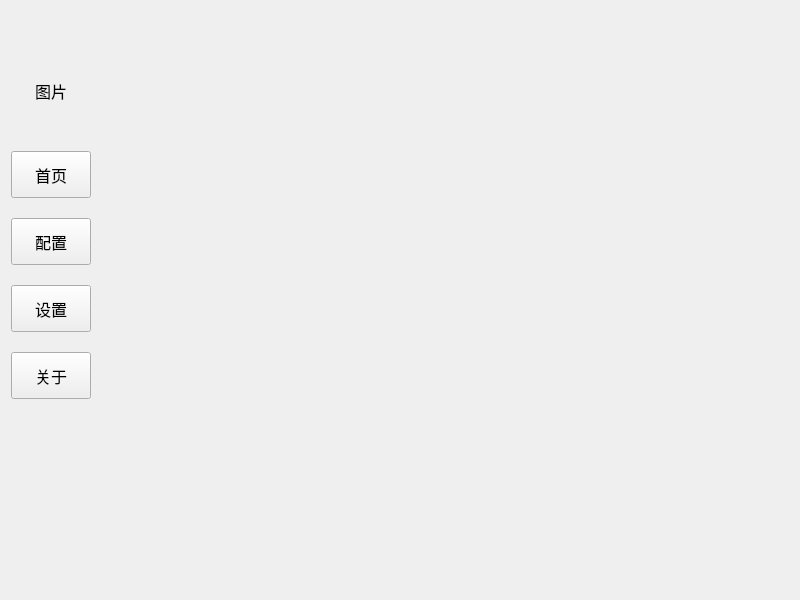
<?xml version="1.0" encoding="UTF-8"?>
<ui version="4.0">
 <class>DGLABClientClass</class>
 <widget class="QWidget" name="DGLABClientClass">
  <property name="geometry">
   <rect>
    <x>0</x>
    <y>0</y>
    <width>800</width>
    <height>600</height>
   </rect>
  </property>
  <property name="minimumSize">
   <size>
    <width>800</width>
    <height>600</height>
   </size>
  </property>
  <property name="maximumSize">
   <size>
    <width>800</width>
    <height>600</height>
   </size>
  </property>
  <property name="windowTitle">
   <string>DGLABClient</string>
  </property>
  <layout class="QVBoxLayout" name="verticalLayout_3">
   <property name="spacing">
    <number>0</number>
   </property>
   <property name="leftMargin">
    <number>0</number>
   </property>
   <property name="topMargin">
    <number>0</number>
   </property>
   <property name="rightMargin">
    <number>0</number>
   </property>
   <property name="bottomMargin">
    <number>0</number>
   </property>
   <item>
    <widget class="QWidget" name="all" native="true">
     <layout class="QHBoxLayout" name="horizontalLayout_5">
      <property name="spacing">
       <number>0</number>
      </property>
      <property name="leftMargin">
       <number>1</number>
      </property>
      <property name="topMargin">
       <number>1</number>
      </property>
      <property name="rightMargin">
       <number>1</number>
      </property>
      <property name="bottomMargin">
       <number>1</number>
      </property>
      <item>
       <widget class="QWidget" name="left_btns_bar" native="true">
        <layout class="QVBoxLayout" name="left_btn_bar">
         <property name="spacing">
          <number>20</number>
         </property>
         <property name="leftMargin">
          <number>10</number>
         </property>
         <property name="topMargin">
          <number>50</number>
         </property>
         <property name="rightMargin">
          <number>10</number>
         </property>
         <property name="bottomMargin">
          <number>200</number>
         </property>
         <item>
          <widget class="QLabel" name="main_image_label">
           <property name="minimumSize">
            <size>
             <width>80</width>
             <height>80</height>
            </size>
           </property>
           <property name="maximumSize">
            <size>
             <width>80</width>
             <height>80</height>
            </size>
           </property>
           <property name="font">
            <font>
             <pointsize>12</pointsize>
            </font>
           </property>
           <property name="text">
            <string>图片</string>
           </property>
           <property name="alignment">
            <set>Qt::AlignmentFlag::AlignCenter</set>
           </property>
          </widget>
         </item>
         <item>
          <widget class="QPushButton" name="main_first_btn">
           <property name="sizePolicy">
            <sizepolicy hsizetype="Minimum" vsizetype="Minimum">
             <horstretch>0</horstretch>
             <verstretch>0</verstretch>
            </sizepolicy>
           </property>
           <property name="font">
            <font>
             <pointsize>12</pointsize>
            </font>
           </property>
           <property name="text">
            <string>首页</string>
           </property>
          </widget>
         </item>
         <item>
          <widget class="QPushButton" name="main_config_btn">
           <property name="sizePolicy">
            <sizepolicy hsizetype="Minimum" vsizetype="Minimum">
             <horstretch>0</horstretch>
             <verstretch>0</verstretch>
            </sizepolicy>
           </property>
           <property name="font">
            <font>
             <pointsize>12</pointsize>
            </font>
           </property>
           <property name="text">
            <string>配置</string>
           </property>
          </widget>
         </item>
         <item>
          <widget class="QPushButton" name="main_setting_btn">
           <property name="sizePolicy">
            <sizepolicy hsizetype="Minimum" vsizetype="Minimum">
             <horstretch>0</horstretch>
             <verstretch>0</verstretch>
            </sizepolicy>
           </property>
           <property name="font">
            <font>
             <pointsize>12</pointsize>
            </font>
           </property>
           <property name="text">
            <string>设置</string>
           </property>
          </widget>
         </item>
         <item>
          <widget class="QPushButton" name="main_about_btn">
           <property name="sizePolicy">
            <sizepolicy hsizetype="Minimum" vsizetype="Minimum">
             <horstretch>0</horstretch>
             <verstretch>0</verstretch>
            </sizepolicy>
           </property>
           <property name="font">
            <font>
             <pointsize>12</pointsize>
            </font>
           </property>
           <property name="text">
            <string>关于</string>
           </property>
          </widget>
         </item>
        </layout>
       </widget>
      </item>
      <item>
       <widget class="QStackedWidget" name="stackedWidget">
        <widget class="QWidget" name="about_page"/>
        <widget class="QWidget" name="config_page"/>
        <widget class="QWidget" name="setting_page"/>
        <widget class="QWidget" name="first_page">
         <widget class="QWidget" name="about_page_btn_bar" native="true">
          <property name="geometry">
           <rect>
            <x>0</x>
            <y>90</y>
            <width>698</width>
            <height>100</height>
           </rect>
          </property>
          <layout class="QHBoxLayout" name="horizontalLayout">
           <property name="spacing">
            <number>50</number>
           </property>
           <property name="leftMargin">
            <number>50</number>
           </property>
           <property name="topMargin">
            <number>25</number>
           </property>
           <property name="rightMargin">
            <number>50</number>
           </property>
           <property name="bottomMargin">
            <number>25</number>
           </property>
           <item>
            <widget class="QPushButton" name="start_connect_btn">
             <property name="sizePolicy">
              <sizepolicy hsizetype="Minimum" vsizetype="Minimum">
               <horstretch>0</horstretch>
               <verstretch>0</verstretch>
              </sizepolicy>
             </property>
             <property name="text">
              <string>启动连接</string>
             </property>
            </widget>
           </item>
           <item>
            <widget class="QPushButton" name="close_connect_btn">
             <property name="sizePolicy">
              <sizepolicy hsizetype="Minimum" vsizetype="Minimum">
               <horstretch>0</horstretch>
               <verstretch>0</verstretch>
              </sizepolicy>
             </property>
             <property name="text">
              <string>终止连接</string>
             </property>
            </widget>
           </item>
           <item>
            <widget class="QPushButton" name="start_btn">
             <property name="sizePolicy">
              <sizepolicy hsizetype="Minimum" vsizetype="Minimum">
               <horstretch>0</horstretch>
               <verstretch>0</verstretch>
              </sizepolicy>
             </property>
             <property name="text">
              <string>开启</string>
             </property>
            </widget>
           </item>
           <item>
            <widget class="QPushButton" name="close_btn">
             <property name="sizePolicy">
              <sizepolicy hsizetype="Minimum" vsizetype="Minimum">
               <horstretch>0</horstretch>
               <verstretch>0</verstretch>
              </sizepolicy>
             </property>
             <property name="text">
              <string>关闭</string>
             </property>
            </widget>
           </item>
          </layout>
         </widget>
         <widget class="QLabel" name="main_title">
          <property name="geometry">
           <rect>
            <x>20</x>
            <y>10</y>
            <width>658</width>
            <height>60</height>
           </rect>
          </property>
          <property name="text">
           <string>主题文本</string>
          </property>
          <property name="alignment">
           <set>Qt::AlignmentFlag::AlignCenter</set>
          </property>
         </widget>
         <widget class="QTextEdit" name="debug_log">
          <property name="geometry">
           <rect>
            <x>20</x>
            <y>220</y>
            <width>658</width>
            <height>361</height>
           </rect>
          </property>
         </widget>
        </widget>
       </widget>
      </item>
     </layout>
    </widget>
   </item>
  </layout>
 </widget>
 <layoutdefault spacing="6" margin="11"/>
 <resources/>
 <connections/>
</ui>
